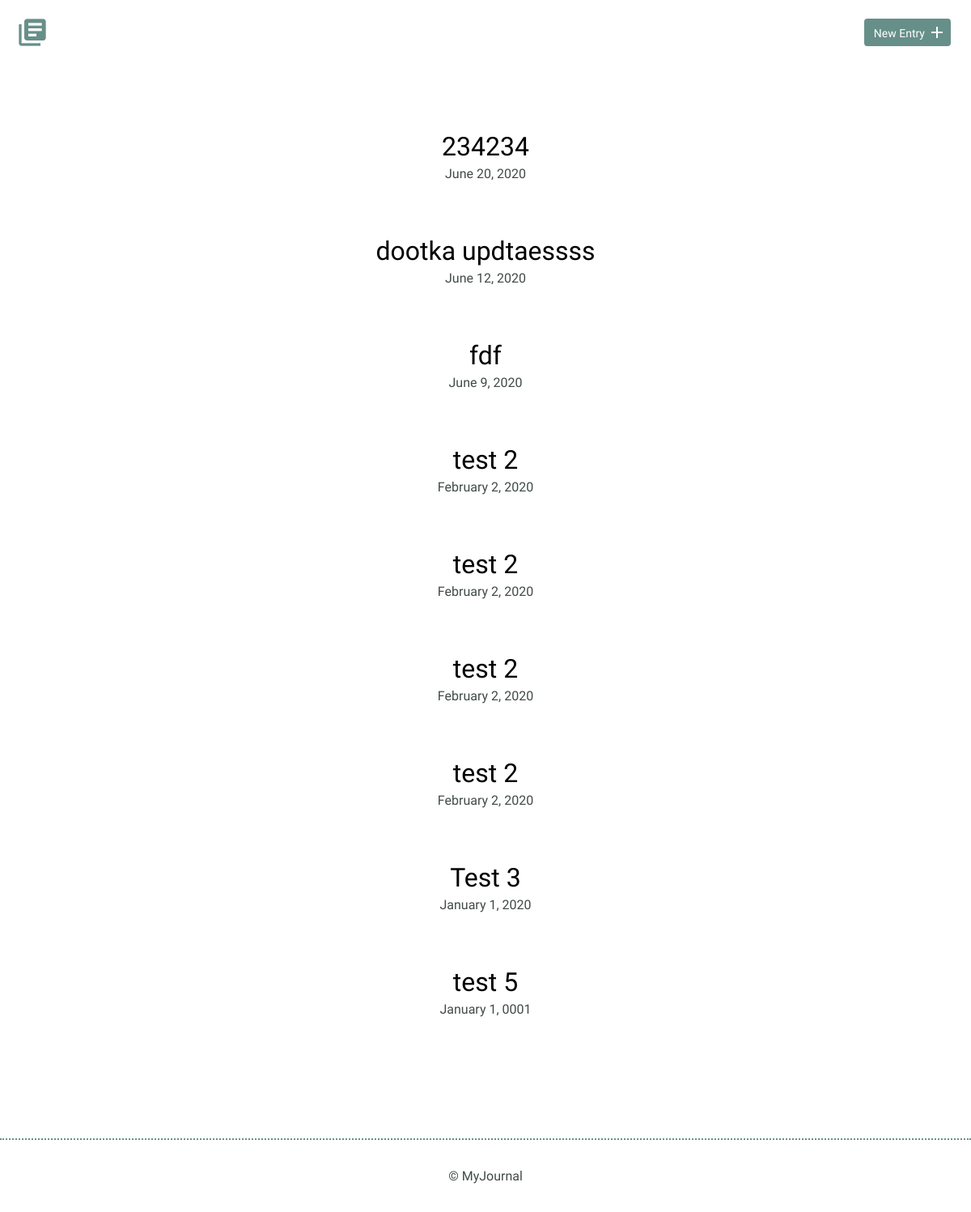
Before: / with the older database file.
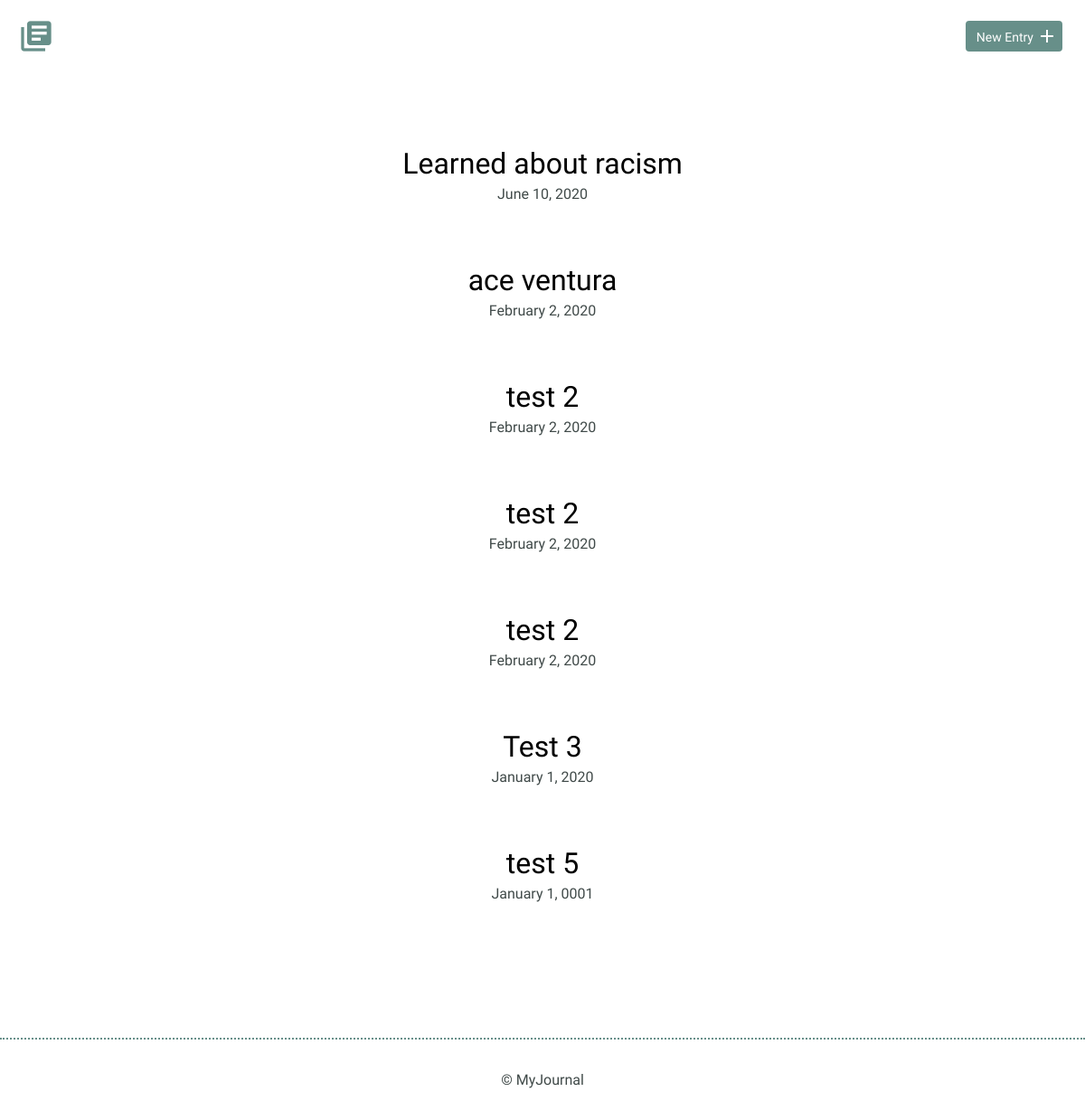
After: the same page with the newer database file.
### tables this page shows
CREATE TABLE "entries" (
	`id`	INTEGER,
	`title`	TEXT,
	`date`	TEXT,
	`time_spent`	INTEGER,
	`learned`	BLOB,
	`resources`	BLOB,
	PRIMARY KEY(`id`)
);

### inc/functions.php (called while the page is built, shortened)
<?php
function getEntries() {
    include 'connection.php';
    try {
        $sql = "SELECT id, title, date FROM entries ORDER BY date DESC";
        $results = $db->query($sql);
    } catch (Exception $e) {
        echo 'error: ' . $e->getMessage();
    }
    return $results->fetchAll(PDO::FETCH_ASSOC);
}
function convertDate($date) {
    $timestamp = strtotime($date);
    $formatted_time = date('F j, Y', $timestamp);
    return $formatted_time;
}

### index.php (the view, shortened to what this page needs)
<?php
include 'inc/functions.php';
?>
<html>
    <head>
        <link rel="stylesheet" href="css/normalize.css">
        <link rel="stylesheet" href="css/site.css">
    </head>
    <body>
    <?php include 'header.php'; ?>
        <section>
            <div class="container">
                <div class="entry-list">
                    <?php
                        $entries = getEntries();
                        foreach($entries as $entry) {
                        echo "<article>";
                        echo "<h2><a href=\"detail.php?id={$entry['id']}\">{$entry['title']}</a></h2>";
                        echo "<time datetime=\"{$entry['date']}\">" . convertDate($entry['date']) . "</time>";
                        echo "</article>";
                        }
                    ?>
                </div>
            </div>
        </section>
        <?php include 'footer.php'; ?>
    </body>
</html>

Changed rows visible on the page:
removed entries: title "234234", date "June 20, 2020"
removed entries: title "dootka updtaessss", date "June 12, 2020"
removed entries: title "fdf", date "June 9, 2020"
added entries: title "Learned about racism", date "June 10, 2020"
changed entries: title "test 2" → "ace ventura"
